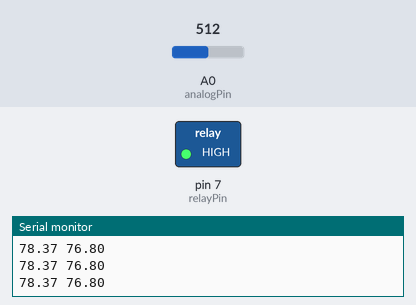
This sketch was run on a simulated Arduino Uno, built with avr-gcc and run on an emulated ATmega328P. Parts: switched loads named in the sketch (green lamp = pin HIGH), the last lines printed to the serial monitor. The test bench sets the inputs (shaded band); at power-on: A0 (analogPin) = 512.

Above: at 1.2 s.
1.3 s: A0 (analogPin) set to 166
2.8 s: A0 (analogPin) set to 140
At 4.0 s:
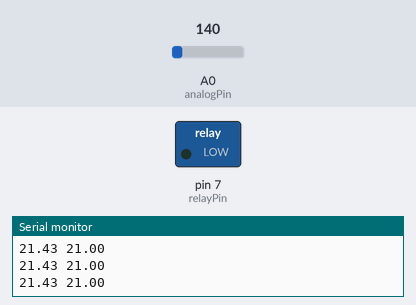
4.3 s: A0 (analogPin) set to 306
At 5.4 s:
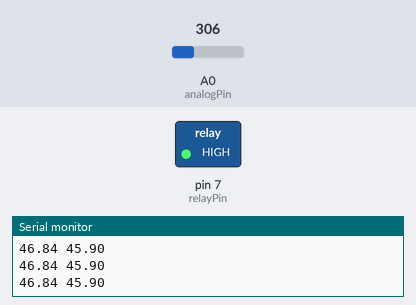
5.8 s: A0 (analogPin) set to 122
At 7.3 s:
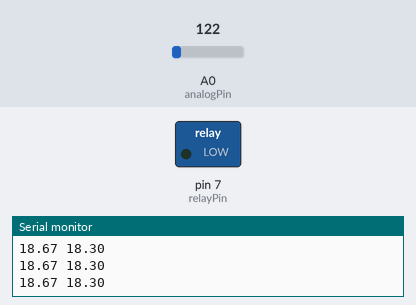
Timing chart, 0 to 8.8 s (numbered marks = the images above; inputs shaded):
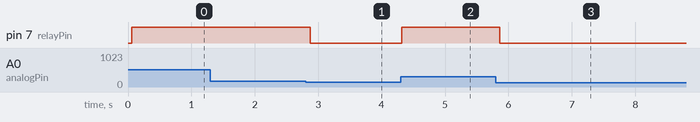

Measured:
- the behaviour switches between 157 and 156 on A0 (analogPin) (found by bisection; images 0 and 1)
- after the input at 2.8 s, pin 7 (relayPin): HIGH → LOW after 0.08 s
- after the input at 4.3 s, pin 7 (relayPin): LOW → HIGH at once
- after the input at 5.8 s, pin 7 (relayPin): HIGH → LOW after 0.07 s

The sketch:

TempSensor.ino
```cpp
int analogPin = A0;
float analogVal= 0;
float averageTemp = 0;
int measureToAverage = 50;
int counter = 0;
int relayPin = 7;
void setup() {
  Serial.begin(9600);
  pinMode(relayPin, OUTPUT);
  pinMode(analogPin, INPUT);
  Serial.print("Average ");
}

void loop() {
  for(int i=0; i < measureToAverage; i++) {
    analogVal = analogRead(analogPin)*0.15;
    averageTemp += analogVal;
    delay(1);
  }
  averageTemp /= measureToAverage;
  Serial.print(averageTemp);
  Serial.print(" ");
  Serial.print(analogVal);
  Serial.print("\n");

  if (averageTemp > 24) {
      digitalWrite(relayPin, HIGH);
   }
   else {
      digitalWrite(relayPin, LOW);
   }
}
```
